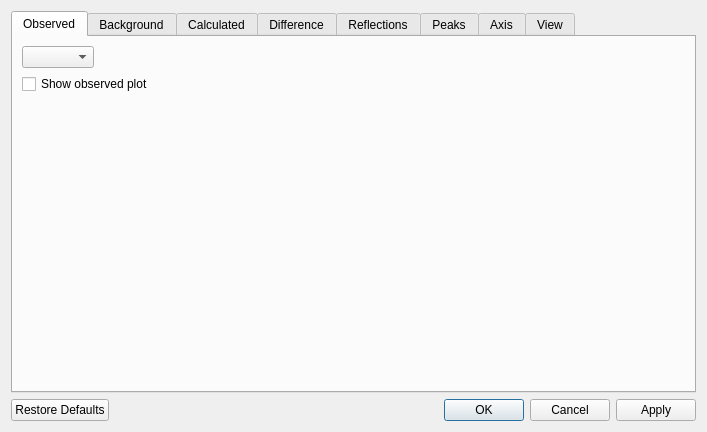
<?xml version="1.0" encoding="UTF-8"?>
<ui version="4.0">
 <class>PlotStyleDialog</class>
 <widget class="QDialog" name="PlotStyleDialog">
  <property name="geometry">
   <rect>
    <x>0</x>
    <y>0</y>
    <width>707</width>
    <height>432</height>
   </rect>
  </property>
  <property name="windowTitle">
   <string>Plot Options</string>
  </property>
  <layout class="QVBoxLayout" name="verticalLayout">
   <item>
    <widget class="QTabWidget" name="tabWidget">
     <property name="currentIndex">
      <number>0</number>
     </property>
     <widget class="QWidget" name="tabObserved">
      <attribute name="title">
       <string>Observed</string>
      </attribute>
      <layout class="QVBoxLayout" name="verticalLayout_3">
       <item>
        <layout class="QHBoxLayout" name="horizontalLayout">
         <item>
          <widget class="QComboBox" name="observedComboBox"/>
         </item>
         <item>
          <spacer name="horizontalSpacer">
           <property name="orientation">
            <enum>Qt::Horizontal</enum>
           </property>
           <property name="sizeHint" stdset="0">
            <size>
             <width>40</width>
             <height>20</height>
            </size>
           </property>
          </spacer>
         </item>
        </layout>
       </item>
       <item>
        <widget class="QCheckBox" name="obsCheckBox">
         <property name="text">
          <string>Show observed plot</string>
         </property>
        </widget>
       </item>
       <item>
        <widget class="LineStyleWidget" name="observedLineWidget" native="true"/>
       </item>
       <item>
        <widget class="MarkerStyleWidget" name="observedMarkerWidget" native="true"/>
       </item>
      </layout>
     </widget>
     <widget class="QWidget" name="tab_2">
      <attribute name="title">
       <string>Background</string>
      </attribute>
      <layout class="QVBoxLayout" name="verticalLayout_4">
       <item>
        <widget class="QCheckBox" name="backCheckBox">
         <property name="text">
          <string>Show background plot</string>
         </property>
        </widget>
       </item>
       <item>
        <widget class="LineStyleWidget" name="backgroundLineWidget" native="true"/>
       </item>
       <item>
        <widget class="QCheckBox" name="backpCheckBox">
         <property name="text">
          <string>Show background points</string>
         </property>
        </widget>
       </item>
       <item>
        <widget class="MarkerStyleWidget" name="backgroundPointWidget" native="true"/>
       </item>
      </layout>
     </widget>
     <widget class="QWidget" name="tab">
      <attribute name="title">
       <string>Calculated</string>
      </attribute>
      <layout class="QVBoxLayout" name="verticalLayout_5">
       <item>
        <widget class="QCheckBox" name="calcCheckBox">
         <property name="text">
          <string>Show calculated plot</string>
         </property>
        </widget>
       </item>
       <item>
        <widget class="LineStyleWidget" name="calculatedLineWidget" native="true"/>
       </item>
       <item>
        <spacer name="verticalSpacer">
         <property name="orientation">
          <enum>Qt::Vertical</enum>
         </property>
         <property name="sizeHint" stdset="0">
          <size>
           <width>20</width>
           <height>40</height>
          </size>
         </property>
        </spacer>
       </item>
      </layout>
     </widget>
     <widget class="QWidget" name="tab_3">
      <attribute name="title">
       <string>Difference</string>
      </attribute>
      <layout class="QVBoxLayout" name="verticalLayout_6">
       <item>
        <widget class="QCheckBox" name="diffCheckBox">
         <property name="text">
          <string>Show difference plot</string>
         </property>
        </widget>
       </item>
       <item>
        <widget class="LineStyleWidget" name="differenceLineWidget" native="true"/>
       </item>
       <item>
        <widget class="QCheckBox" name="cDiffCheckBox">
         <property name="text">
          <string>Show cumulative chi2 plot</string>
         </property>
        </widget>
       </item>
       <item>
        <widget class="LineStyleWidget" name="cumulativeLineWidget" native="true"/>
       </item>
      </layout>
     </widget>
     <widget class="QWidget" name="tab_4">
      <attribute name="title">
       <string>Reflections</string>
      </attribute>
      <layout class="QVBoxLayout" name="verticalLayout_8">
       <item>
        <layout class="QHBoxLayout" name="horizontalLayout_2">
         <item>
          <widget class="QComboBox" name="reflComboBox"/>
         </item>
         <item>
          <spacer name="horizontalSpacer_2">
           <property name="orientation">
            <enum>Qt::Horizontal</enum>
           </property>
           <property name="sizeHint" stdset="0">
            <size>
             <width>40</width>
             <height>20</height>
            </size>
           </property>
          </spacer>
         </item>
        </layout>
       </item>
       <item>
        <widget class="QCheckBox" name="reflCheckBox">
         <property name="text">
          <string>Show reflections ticks</string>
         </property>
        </widget>
       </item>
       <item>
        <widget class="LineStyleWidget" name="reflectionsLineWidget" native="true"/>
       </item>
       <item>
        <spacer name="verticalSpacer_3">
         <property name="orientation">
          <enum>Qt::Vertical</enum>
         </property>
         <property name="sizeHint" stdset="0">
          <size>
           <width>20</width>
           <height>40</height>
          </size>
         </property>
        </spacer>
       </item>
      </layout>
     </widget>
     <widget class="QWidget" name="tab_5">
      <attribute name="title">
       <string>Peaks</string>
      </attribute>
      <layout class="QVBoxLayout" name="verticalLayout_7">
       <item>
        <widget class="QCheckBox" name="peaksCheckBox">
         <property name="text">
          <string>Show peaks</string>
         </property>
        </widget>
       </item>
       <item>
        <widget class="LineStyleWidget" name="peaksLineWidget" native="true"/>
       </item>
       <item>
        <spacer name="verticalSpacer_2">
         <property name="orientation">
          <enum>Qt::Vertical</enum>
         </property>
         <property name="sizeHint" stdset="0">
          <size>
           <width>20</width>
           <height>40</height>
          </size>
         </property>
        </spacer>
       </item>
      </layout>
     </widget>
     <widget class="QWidget" name="tab_6">
      <attribute name="title">
       <string>Axis</string>
      </attribute>
      <layout class="QVBoxLayout" name="verticalLayout_9">
       <item>
        <layout class="QHBoxLayout" name="horizontalLayout_6" stretch="2,1">
         <item>
          <widget class="QGroupBox" name="groupBox">
           <property name="title">
            <string>Abscissa</string>
           </property>
           <layout class="QHBoxLayout" name="horizontalLayout_4">
            <item>
             <widget class="QRadioButton" name="tthetaRadioButton">
              <property name="text">
               <string>2theta</string>
              </property>
             </widget>
            </item>
            <item>
             <widget class="QRadioButton" name="dRadioButton">
              <property name="text">
               <string>d-spacing</string>
              </property>
             </widget>
            </item>
            <item>
             <widget class="QRadioButton" name="oneOverDRadioButton">
              <property name="text">
               <string>1/d</string>
              </property>
             </widget>
            </item>
            <item>
             <widget class="QRadioButton" name="oneOverD2RadioButton">
              <property name="text">
               <string>1/d^2</string>
              </property>
             </widget>
            </item>
           </layout>
          </widget>
         </item>
         <item>
          <widget class="QGroupBox" name="groupBox_2">
           <property name="title">
            <string>Scale</string>
           </property>
           <layout class="QHBoxLayout" name="horizontalLayout_8">
            <item>
             <widget class="QRadioButton" name="linearRadioButton">
              <property name="text">
               <string>Linear</string>
              </property>
             </widget>
            </item>
            <item>
             <widget class="QRadioButton" name="logarithmicRadioButton">
              <property name="text">
               <string>Logarithmic</string>
              </property>
             </widget>
            </item>
           </layout>
          </widget>
         </item>
        </layout>
       </item>
       <item>
        <layout class="QHBoxLayout" name="horizontalLayout_5">
         <item>
          <widget class="QLabel" name="label_4">
           <property name="text">
            <string>Selection:</string>
           </property>
           <property name="buddy">
            <cstring>axisComboBox</cstring>
           </property>
          </widget>
         </item>
         <item>
          <widget class="QComboBox" name="axisComboBox">
           <property name="sizePolicy">
            <sizepolicy hsizetype="Maximum" vsizetype="Fixed">
             <horstretch>0</horstretch>
             <verstretch>0</verstretch>
            </sizepolicy>
           </property>
           <item>
            <property name="text">
             <string>x axis 1</string>
            </property>
           </item>
           <item>
            <property name="text">
             <string>y axis 1</string>
            </property>
           </item>
           <item>
            <property name="text">
             <string>x axis 2</string>
            </property>
           </item>
           <item>
            <property name="text">
             <string>y axis 2</string>
            </property>
           </item>
          </widget>
         </item>
         <item>
          <spacer name="horizontalSpacer_4">
           <property name="orientation">
            <enum>Qt::Horizontal</enum>
           </property>
           <property name="sizeHint" stdset="0">
            <size>
             <width>40</width>
             <height>20</height>
            </size>
           </property>
          </spacer>
         </item>
        </layout>
       </item>
       <item>
        <widget class="QStackedWidget" name="axisStackedWidget">
         <property name="currentIndex">
          <number>0</number>
         </property>
         <widget class="QWidget" name="xAxis">
          <layout class="QVBoxLayout" name="verticalLayout_10">
           <item>
            <widget class="LineStyleWidget" name="xAxisLSWidget" native="true"/>
           </item>
           <item>
            <widget class="LineStyleWidget" name="xGridLSWidget" native="true"/>
           </item>
           <item>
            <widget class="QCheckBox" name="xAxisTickLabelsCheckBox">
             <property name="text">
              <string>Show Tick Labels</string>
             </property>
            </widget>
           </item>
          </layout>
         </widget>
         <widget class="QWidget" name="yAxis">
          <layout class="QVBoxLayout" name="verticalLayout_11">
           <item>
            <widget class="LineStyleWidget" name="yAxisLSWidget" native="true"/>
           </item>
           <item>
            <widget class="LineStyleWidget" name="yGridLSWidget" native="true"/>
           </item>
           <item>
            <layout class="QHBoxLayout" name="horizontalLayout_3">
             <item>
              <widget class="QCheckBox" name="yAxisTickLabelsCheckBox">
               <property name="text">
                <string>Show Tick Labels</string>
               </property>
              </widget>
             </item>
             <item>
              <widget class="QCheckBox" name="yOffsetCheckBox">
               <property name="text">
                <string>Y Offset</string>
               </property>
              </widget>
             </item>
             <item>
              <widget class="QLineEdit" name="yOffsetLineEdit">
               <property name="enabled">
                <bool>false</bool>
               </property>
               <property name="text">
                <string>1000</string>
               </property>
              </widget>
             </item>
             <item>
              <spacer name="horizontalSpacer_3">
               <property name="orientation">
                <enum>Qt::Horizontal</enum>
               </property>
               <property name="sizeHint" stdset="0">
                <size>
                 <width>40</width>
                 <height>20</height>
                </size>
               </property>
              </spacer>
             </item>
            </layout>
           </item>
          </layout>
         </widget>
         <widget class="QWidget" name="xAxis2">
          <layout class="QVBoxLayout" name="verticalLayout_12">
           <item>
            <widget class="LineStyleWidget" name="xAxis2LSWidget" native="true"/>
           </item>
           <item>
            <spacer name="verticalSpacer_4">
             <property name="orientation">
              <enum>Qt::Vertical</enum>
             </property>
             <property name="sizeHint" stdset="0">
              <size>
               <width>20</width>
               <height>40</height>
              </size>
             </property>
            </spacer>
           </item>
          </layout>
         </widget>
         <widget class="QWidget" name="yAxis2">
          <layout class="QVBoxLayout" name="verticalLayout_13">
           <item>
            <widget class="LineStyleWidget" name="yAxis2LSWidget" native="true"/>
           </item>
           <item>
            <spacer name="verticalSpacer_5">
             <property name="orientation">
              <enum>Qt::Vertical</enum>
             </property>
             <property name="sizeHint" stdset="0">
              <size>
               <width>20</width>
               <height>40</height>
              </size>
             </property>
            </spacer>
           </item>
          </layout>
         </widget>
        </widget>
       </item>
      </layout>
     </widget>
     <widget class="QWidget" name="tab_7">
      <property name="sizePolicy">
       <sizepolicy hsizetype="Preferred" vsizetype="Preferred">
        <horstretch>0</horstretch>
        <verstretch>0</verstretch>
       </sizepolicy>
      </property>
      <attribute name="title">
       <string>View</string>
      </attribute>
      <layout class="QFormLayout" name="formLayout_2">
       <item row="0" column="0">
        <widget class="QLabel" name="label">
         <property name="sizePolicy">
          <sizepolicy hsizetype="Preferred" vsizetype="MinimumExpanding">
           <horstretch>0</horstretch>
           <verstretch>0</verstretch>
          </sizepolicy>
         </property>
         <property name="minimumSize">
          <size>
           <width>0</width>
           <height>0</height>
          </size>
         </property>
         <property name="text">
          <string>Background Color</string>
         </property>
        </widget>
       </item>
       <item row="0" column="1">
        <widget class="ColorWidget" name="backgroundWidget" native="true"/>
       </item>
       <item row="1" column="0">
        <widget class="QLabel" name="label_2">
         <property name="sizePolicy">
          <sizepolicy hsizetype="Preferred" vsizetype="MinimumExpanding">
           <horstretch>0</horstretch>
           <verstretch>0</verstretch>
          </sizepolicy>
         </property>
         <property name="minimumSize">
          <size>
           <width>0</width>
           <height>0</height>
          </size>
         </property>
         <property name="text">
          <string>Layer Color</string>
         </property>
        </widget>
       </item>
       <item row="1" column="1">
        <widget class="ColorWidget" name="layerWidget" native="true"/>
       </item>
       <item row="2" column="0">
        <widget class="QLabel" name="label_3">
         <property name="text">
          <string>Display Legend</string>
         </property>
        </widget>
       </item>
       <item row="2" column="1">
        <widget class="QCheckBox" name="legendCheckBox">
         <property name="text">
          <string/>
         </property>
        </widget>
       </item>
       <item row="3" column="1">
        <spacer name="verticalSpacer_6">
         <property name="orientation">
          <enum>Qt::Vertical</enum>
         </property>
         <property name="sizeHint" stdset="0">
          <size>
           <width>20</width>
           <height>40</height>
          </size>
         </property>
        </spacer>
       </item>
      </layout>
     </widget>
    </widget>
   </item>
   <item>
    <widget class="QDialogButtonBox" name="buttonBox">
     <property name="orientation">
      <enum>Qt::Horizontal</enum>
     </property>
     <property name="standardButtons">
      <set>QDialogButtonBox::Apply|QDialogButtonBox::Cancel|QDialogButtonBox::Ok|QDialogButtonBox::RestoreDefaults</set>
     </property>
    </widget>
   </item>
  </layout>
 </widget>
 <customwidgets>
  <customwidget>
   <class>LineStyleWidget</class>
   <extends>QWidget</extends>
   <header>gui/widgets/linestylewidget.h</header>
   <container>1</container>
  </customwidget>
  <customwidget>
   <class>MarkerStyleWidget</class>
   <extends>QWidget</extends>
   <header>gui/widgets/markerstylewidget.h</header>
   <container>1</container>
  </customwidget>
  <customwidget>
   <class>ColorWidget</class>
   <extends>QWidget</extends>
   <header>gui/widgets/colorwidget.h</header>
   <container>1</container>
  </customwidget>
 </customwidgets>
 <resources/>
 <connections>
  <connection>
   <sender>buttonBox</sender>
   <signal>accepted()</signal>
   <receiver>PlotStyleDialog</receiver>
   <slot>accept()</slot>
   <hints>
    <hint type="sourcelabel">
     <x>257</x>
     <y>422</y>
    </hint>
    <hint type="destinationlabel">
     <x>157</x>
     <y>274</y>
    </hint>
   </hints>
  </connection>
  <connection>
   <sender>buttonBox</sender>
   <signal>rejected()</signal>
   <receiver>PlotStyleDialog</receiver>
   <slot>reject()</slot>
   <hints>
    <hint type="sourcelabel">
     <x>325</x>
     <y>422</y>
    </hint>
    <hint type="destinationlabel">
     <x>286</x>
     <y>274</y>
    </hint>
   </hints>
  </connection>
 </connections>
</ui>
